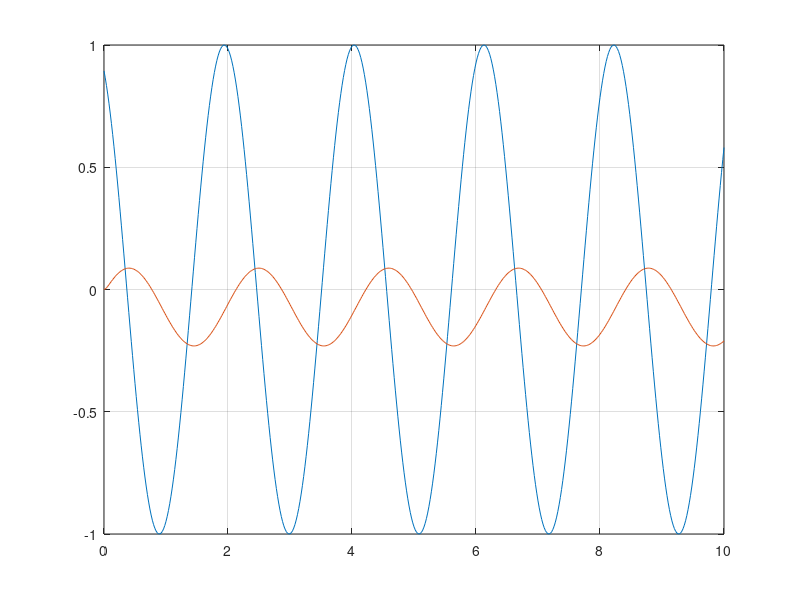

Write MATLAB code to recreate this figure.
%-----------------------------------------------------------------------%
%                     GNU GENERAL PUBLIC LICENSE                        %
%                       Version 3, 29 June 2007                         %
%                                                                       %
%        This function simulates a motor to a sinasiodal input          %
%                                                                       %
%     https://github.com/Matthew-J-Read/Control-Systems-Analysis.git    %
%                  Copyright © 2020  Matthew J Read                     %
% ----------------------------------------------------------------------%
function AsinWt_MotorModel()  
s = tf('s');
motor = 13.7/(s^2+28.53*s);

A = 1;
W = 3;
Q = 90;
t = (0 : 0.02 : 10);
v = A*sin((W*t)+Q);

plot(t,v)
grid on
hold on
y = lsim(motor , v , t);
plot(t,y)
hold off
end
% ----------------------------------------------------------------------%